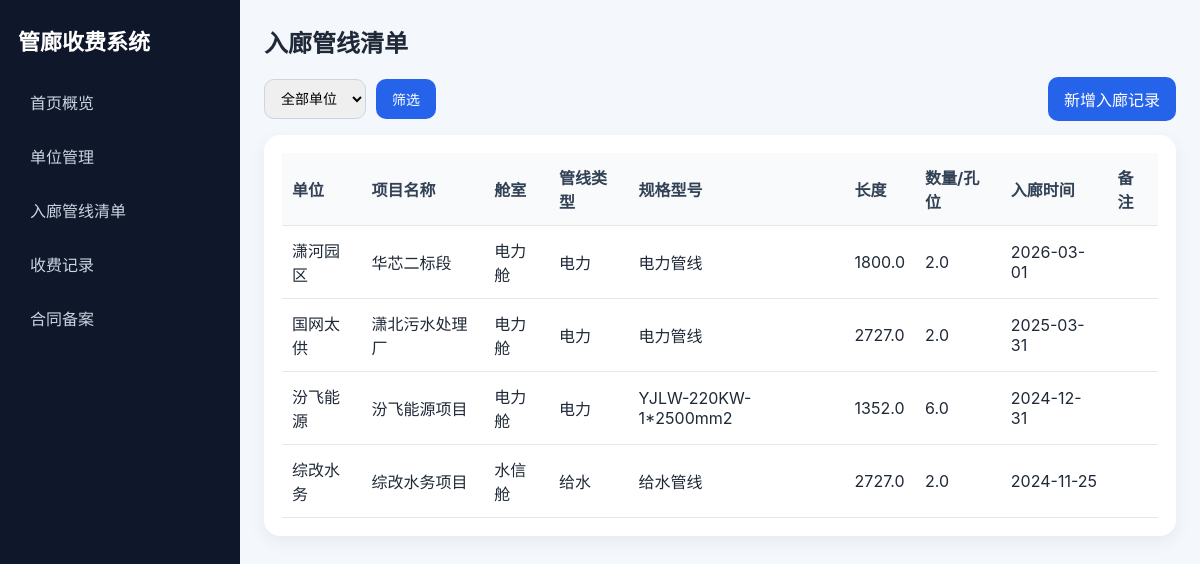
The page /pipeline-entries/ on the database its author committed.
### app/models/pipeline_entry.py (models this page shows)
class PipelineEntry(Base):
    __tablename__ = 'pipeline_entries'
    id = Column(Integer, primary_key=True, index=True)
    company_id = Column(Integer, ForeignKey('companies.id'), nullable=False)
    cabin_type = Column(String(100), nullable=True)
    project_name = Column(String(255), nullable=True)
    pipeline_type = Column(String(100), nullable=True)
    specification = Column(String(255), nullable=True)
    actual_length = Column(Float, nullable=True)
    quantity_or_hole_count = Column(Float, nullable=True)
    entry_date = Column(Date, nullable=True)
    contract_sign_date_entry = Column(Date, nullable=True)
    contract_sign_date_maintenance = Column(Date, nullable=True)
    has_entry_application = Column(String(50), nullable=True)
    remark = Column(Text, nullable=True)
    created_at = Column(DateTime, server_default=func.now())
    updated_at = Column(DateTime, server_default=func.now(), onupdate=func.now())
    company = relationship('Company', back_populates='pipeline_entries')
    fee_records = relationship('FeeRecord', back_populates='pipeline_entry')

### app/models/company.py (models this page shows)
class Company(Base):
    __tablename__ = 'companies'
    id = Column(Integer, primary_key=True, index=True)
    company_name = Column(String(255), nullable=False, unique=True)
    short_name = Column(String(100), nullable=True)
    company_type = Column(String(100), nullable=True)
    contact_person = Column(String(100), nullable=True)
    contact_phone = Column(String(100), nullable=True)
    remark = Column(Text, nullable=True)
    created_at = Column(DateTime, server_default=func.now())
    updated_at = Column(DateTime, server_default=func.now(), onupdate=func.now())
    pipeline_entries = relationship('PipelineEntry', back_populates='company', cascade='all, delete-orphan')
    fee_records = relationship('FeeRecord', back_populates='company', cascade='all, delete-orphan')
    contracts = relationship('Contract', back_populates='company', cascade='all, delete-orphan')

### app/routes/pipeline_entries.py (the view)
@router.get('/', response_class=HTMLResponse)
def list_entries(request: Request, db: Session = Depends(get_db), company_id: int | None = None):
    query = db.query(PipelineEntry)
    if company_id:
        query = query.filter(PipelineEntry.company_id == company_id)
    entries = query.order_by(PipelineEntry.id.desc()).all()
    companies = db.query(Company).order_by(Company.company_name).all()
    return templates.TemplateResponse('pipeline_entries/list.html', {'request': request, 'entries': entries, 'companies': companies, 'selected_company_id': company_id, 'title': '入廊管线清单'})

### app/templates/pipeline_entries/list.html (shortened to what this page needs)
{% extends 'base.html' %}
{% block content %}
<div class="toolbar">
    <form method="get" class="inline-form">
        <select name="company_id">
            <option value="">全部单位</option>
        </select>
        <button type="submit">筛选</button>
    </form>
    <a class="button" href="/pipeline-entries/new">新增入廊记录</a>
</div>
<section class="panel">
    <table>
        <thead><tr><th>单位</th><th>项目名称</th><th>舱室</th><th>管线类型</th><th>规格型号</th><th>长度</th><th>数量/孔位</th><th>入廊时间</th><th>备注</th></tr></thead>
        <tbody>
        {% for entry in entries %}
            <tr>
                <td>{{ entry.company.short_name or entry.company.company_name }}</td>
                <td>{{ entry.project_name or '' }}</td>
                <td>{{ entry.cabin_type or '' }}</td>
                <td>{{ entry.pipeline_type or '' }}</td>
                <td>{{ entry.specification or '' }}</td>
                <td>{{ entry.actual_length or '' }}</td>
                <td>{{ entry.quantity_or_hole_count or '' }}</td>
                <td>{{ entry.entry_date or '' }}</td>
                <td>{{ entry.remark or '' }}</td>
            </tr>
        {% endfor %}
        </tbody>
    </table>
</section>
{% endblock %}

### app/static/css/style.css (style rules this page uses)
* { box-sizing: border-box; }
body { margin: 0; font-family: -apple-system, BlinkMacSystemFont, "Segoe UI", sans-serif; background: #f4f7fb; color: #1f2937; }
a { color: #2563eb; text-decoration: none; }
.stat-card, .panel { background: white; border-radius: 16px; box-shadow: 0 6px 18px rgba(15, 23, 42, 0.06); }
.panel { padding: 18px; margin-bottom: 18px; overflow-x: auto; }
.toolbar { display: flex; justify-content: space-between; align-items: center; margin-bottom: 14px; gap: 12px; flex-wrap: wrap; }
.inline-form { display: flex; gap: 10px; flex-wrap: wrap; }
input, select, textarea, button { border: 1px solid #cbd5e1; border-radius: 10px; padding: 10px 12px; font-size: 14px; }
button, .button { background: #2563eb; color: white; border: none; cursor: pointer; padding: 10px 16px; border-radius: 10px; display: inline-block; }
table { width: 100%; border-collapse: collapse; min-width: 860px; }
th, td { text-align: left; padding: 12px 10px; border-bottom: 1px solid #e5e7eb; }
th { background: #f8fafc; color: #334155; }

### rows shown on the page
PipelineEntry: company "潇河园区", project_name "华芯二标段", cabin_type "电力舱", pipeline_type "电力", specification "电力管线", actual_length "1800.0", quantity_or_hole_count "2.0", entry_date "2026-03-01"
PipelineEntry: company "国网太供", project_name "潇北污水处理厂", cabin_type "电力舱", pipeline_type "电力", specification "电力管线", actual_length "2727.0", quantity_or_hole_count "2.0", entry_date "2025-03-31"
PipelineEntry: company "汾飞能源", project_name "汾飞能源项目", cabin_type "电力舱", pipeline_type "电力", specification "YJLW-220KW-1*2500mm2", actual_length "1352.0", quantity_or_hole_count "6.0", entry_date "2024-12-31"
PipelineEntry: company "综改水务", project_name "综改水务项目", cabin_type "水信舱", pipeline_type "给水", specification "给水管线", actual_length "2727.0", quantity_or_hole_count "2.0", entry_date "2024-11-25"

### other values the page prints
{{ title }} "入廊管线清单"
